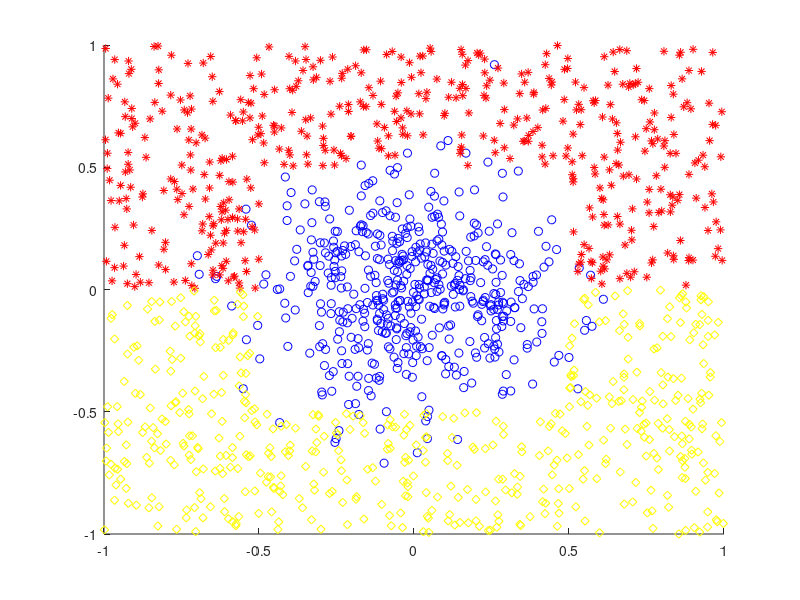

Write the MATLAB code that produced this figure. (Note: this script raises an error after producing the figure.)
clc, clear, close all
%% Ucitavanje
load dataset3.mat
ulaz = pod(:, 1:2)';
klase = pod(:,3)';

N=length(klase);

K1 = ulaz(:, klase==1);
K2 = ulaz(:, klase==2);
K3 = ulaz(:, klase==3);

figure, hold all
plot(K1(1, :), K1(2, :), 'bo')
plot(K2(1, :), K2(2, :), 'r*')
plot(K3(1, :), K3(2, :), 'yd')

izlaz = zeros(3,N);
izlaz(1,klase==1)=1;
izlaz(2,klase==2)=1;
izlaz(3,klase==3)=1;

%% Podela podataka
ind= randperm(N);
ind_trening = ind(1:0.9*N);
ind_test=ind(0.9*N+1:N);

ulaz_trening = ulaz(:,ind_trening);
izlaz_trening = izlaz(:,ind_trening);

ulaz_test= ulaz(:,ind_test);
izlaz_test = izlaz(:,ind_test);

%% Kreiranje neuralnih mreza
%Mreza koja nedovoljno obucava
net1 = patternnet([5,3]);
%Mreza koja dobro obucava
net2 = patternnet([30,15,10]);
%Mreza koja preobucava
net3=patternnet(1);

%Parametri mreza
net1.divideFcn='';
net1.trainFcn = 'trainscg';

net1.trainParam.epochs = 1500;
net1.trainParam.goal = 1e-3;
net1.trainParam.min_grad = 1e-4;

net2.divideFcn='';
net2.trainFcn = 'trainscg';

net2.trainParam.epochs = 1500;
net2.trainParam.goal = 1e-3;
net2.trainParam.min_grad = 1e-4;

net3.divideFcn='';
net3.trainFcn = 'trainscg';

net3.trainParam.epochs = 1500;
net3.trainParam.goal = 1e-3;
net3.trainParam.min_grad = 1e-4;

%% Treniranje neuralnih mreza
[net1,tr1] = train(net1, ulaz_trening, izlaz_trening);
[net2,tr2] = train(net2, ulaz_trening, izlaz_trening);
[net3,tr3] = train(net3, ulaz_trening, izlaz_trening);

%% Performanse neurlanih mreza
pred1 = net1(ulaz_test);
figure, plotconfusion(izlaz_test,pred1, 'net1 test');
pred_tr1 = net1(ulaz_trening);
figure, plotconfusion(izlaz_trening,pred_tr1, 'net1 trening');

figure, plot(tr1.perf)

pred2 = net2(ulaz_test);
figure, plotconfusion(izlaz_test,pred2, 'net2 test');
pred_tr2 = net2(ulaz_trening);
figure, plotconfusion(izlaz_trening,pred_tr2, 'net2 trening');

figure, plot(tr2.perf)

pred3 = net3(ulaz_test);
figure, plotconfusion(izlaz_test,pred3, 'net3 test');
pred_tr3 = net3(ulaz_trening);
figure, plotconfusion(izlaz_trening,pred_tr3, 'net3 trening');

figure, plot(tr3.perf)

%% Precision, Recall
[e, cm] = confusion(izlaz_test, pred1);
cm=cm';
Precision = cm(1,1) / sum(cm(1,:))
Recall = cm(1,1)/sum(cm(:,1))

%% Granice odlucivanja
Ntest = 500;
x1Test = repmat(linspace(-1,1,Ntest),1,Ntest);  
x2Test = repelem(linspace(-1, 1, Ntest),Ntest); 

ulazGO = [x1Test;x2Test];

predGO1 = net1(ulazGO);
predGO2 = net2(ulazGO);
predGO3 = net3(ulazGO);

[~,izlazGO1]=max(predGO1);
[~,izlazGO2]=max(predGO2);
[~,izlazGO3]=max(predGO3);

K1tets1=ulazGO(:,izlazGO1==1);
K2test1=ulazGO(:,izlazGO1==2);
K3test1=ulazGO(:,izlazGO1==3);

K1test2=ulazGO(:,izlazGO2==1);
K2test2=ulazGO(:,izlazGO2==2);
K3test2=ulazGO(:,izlazGO2==3);

K1test3=ulazGO(:,izlazGO3==1);
K2test3=ulazGO(:,izlazGO3==2);
K3test3=ulazGO(:,izlazGO3==3);

%% Plot
figure, hold all
plot(K1tets1(1, :), K1tets1(2, :), '.')
plot(K2test1(1, :), K2test1(2, :), '.')
plot(K3test1(1, :), K3test1(2, :), '.')
plot(K1(1, :), K1(2, :), 'bo')
plot(K2(1, :), K2(2, :), 'r*')
plot(K3(1, :), K3(2, :), 'y+')

figure, hold all
plot(K1test2(1, :), K1test2(2, :), '.')
plot(K2test2(1, :), K2test2(2, :), '.')
plot(K3test2(1, :), K3test2(2, :), '.')
plot(K1(1, :), K1(2, :), 'bo')
plot(K2(1, :), K2(2, :), 'r*')
plot(K3(1, :), K3(2, :), 'y+')

figure, hold all
plot(K1test3(1, :), K1test3(2, :), '.')
plot(K2test3(1, :), K2test3(2, :), '.')
plot(K3test3(1, :), K3test3(2, :), '.')
plot(K1(1, :), K1(2, :), 'bo')
plot(K2(1, :), K2(2, :), 'r*')
plot(K3(1, :), K3(2, :), 'y+')

